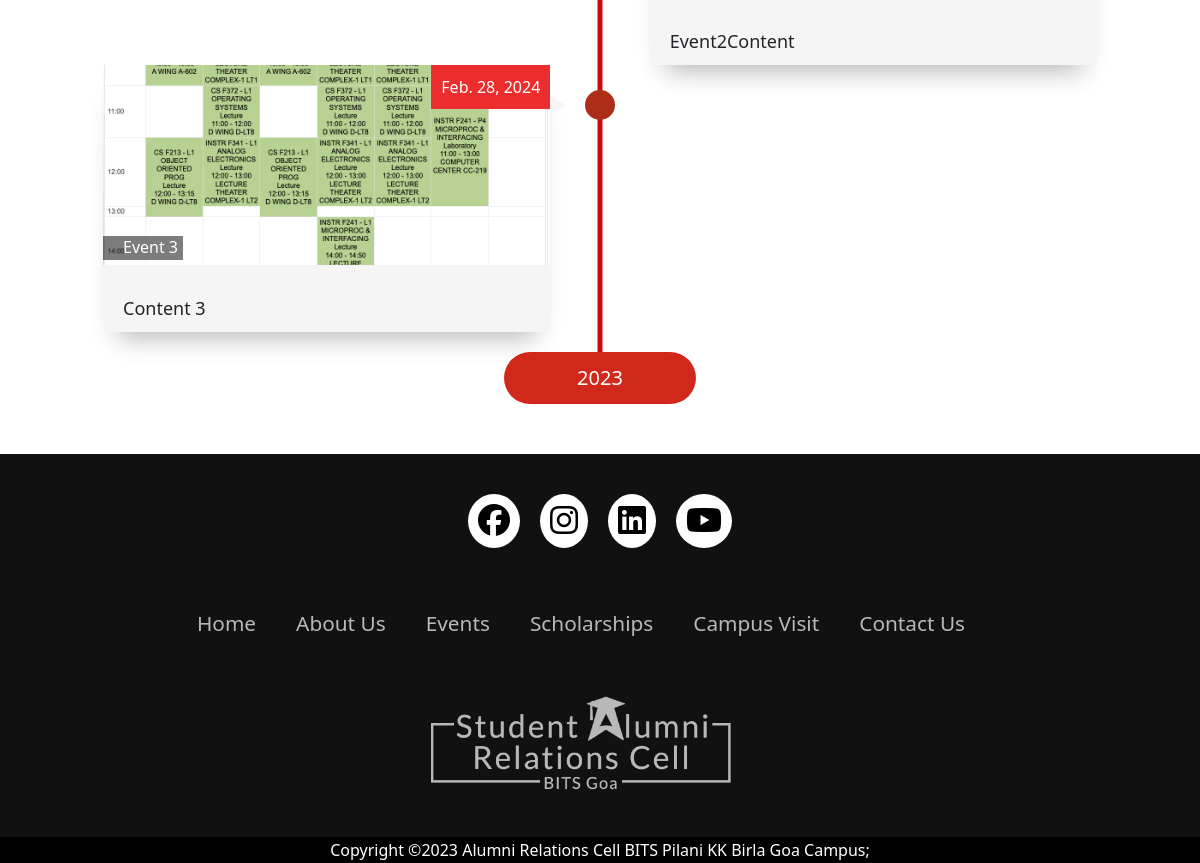
/events/ (lower part), run on an earlier commit of the app's database.
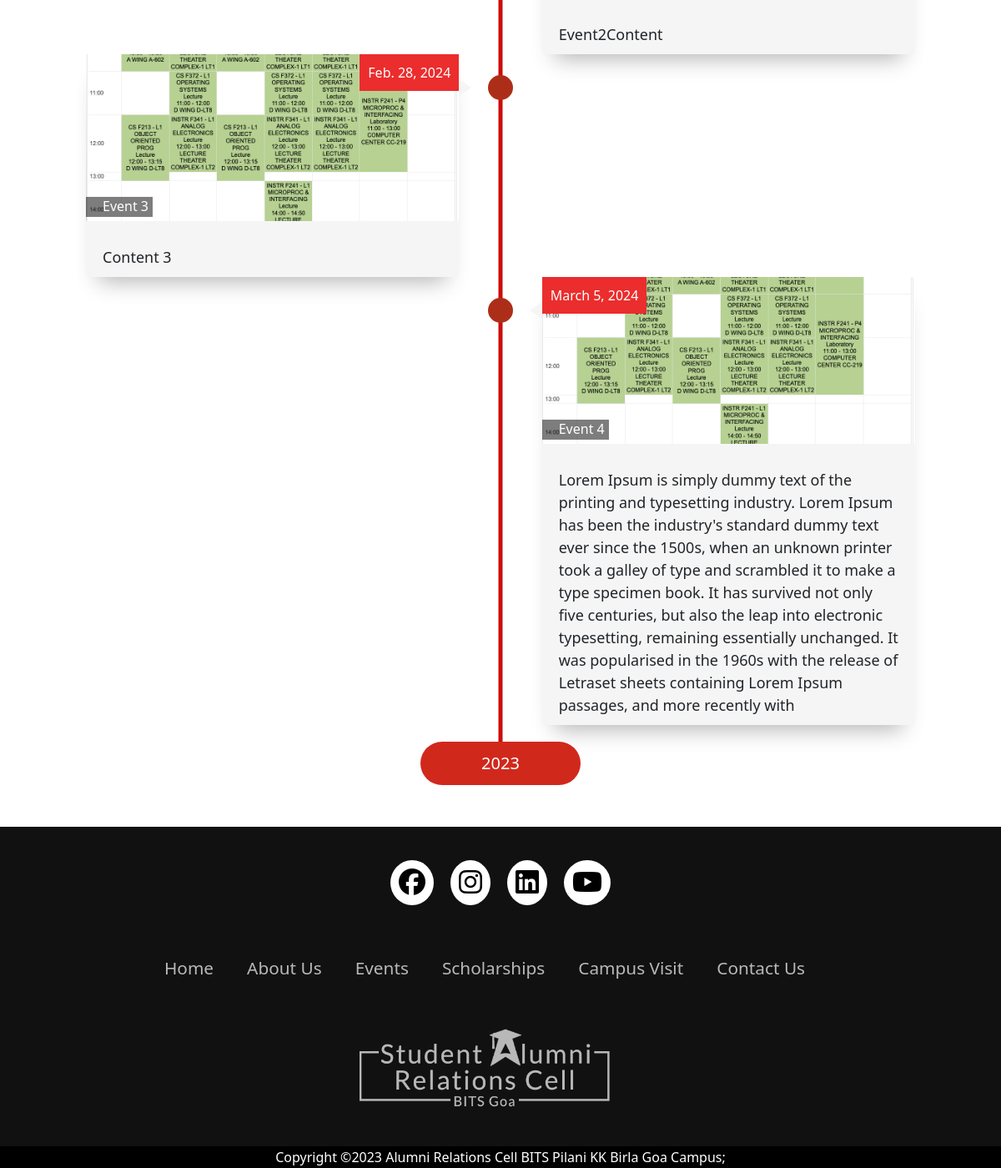
And on a later commit of the database.
### base/models.py (models this page shows, shortened)
class event(models.Model):
    title = models.CharField(max_length=254, null=False, blank=False)
    image = models.ImageField(upload_to="eventsImages/")
    content = models.CharField(max_length=1016, null=False, blank=False)
    date = models.DateField()
    updated = models.DateTimeField(auto_now=True)

### base/views.py (the view)
# urls.py: path('events/', eventView, name="events"),
def eventView(request):
    current_year = datetime.datetime.now().year
    eventObjects = event.objects.filter(date__year=current_year)
    context = {"events": eventObjects,
               "currentYear": current_year,
               "prevYear": current_year-1}
    return render(request, 'base/events.html', context)

### base/templates/base/events.html (shortened to what this page needs)
{%extends "base/base.html"%}
{%load static%}
{% block extrahead %}
  <link rel="stylesheet" href="{% static 'css/events.css' %}">
  <link rel="stylesheet" href="{% static 'css/aboutUs.css' %}">
    <link href="https://cdn.jsdelivr.net/npm/tailwindcss@2.2.16/dist/tailwind.min.css" rel="stylesheet">
{% endblock %}
{%block content%}
<section class="timeline">
  <div class="container" style="margin-top: 50px; margin-bottom: 50px; position: relative">
    {%for event in events%}
      <div class="timeline-item">
        <div class="timeline-img">
        </div>
        <div class="timeline-content timeline-card js--fadeInRight">
          <div class="timeline-img-header">
            <div class="imageContainer">
              <img class="imageData" src="{{event.image.url}}" alt="img">
            </div>
            <h2 class="title-background">{{event.title}}</h2>
          </div>
          <div class="date">{{event.date}}</div>
          <p>
            {{event.content}}
          </p>
        </div>
      </div>
    {%endfor%}
    <div class="container text-center"
      style="
        margin-top: 20px;
        margin-bottom: 20px;
        position: relative;
        z-index: 1;
        justify-content: center;
      "
    >
      <button
        class="btn btn-lg"
        style="
          background-color: #d1281c;
          border-radius: 50px;
          width: 20%;
          justify-content: center;
          align-items: center;
        "
      >
        <h3 style="color: #ffffff; margin-bottom: 5px; margin-top: 5px">
          {{prevYear}}
        </h3>
      </button>
    </div>
  </div>
</section>
{%endblock%}

What changed in the data, as far as the page shows it:
added event: image (picture), title "Event 4", date "March 5, 2024", content "Lorem Ipsum is simply dummy text of the printing and typesetting industry. Lorem Ipsum has been the industry's standard dummy text ever since the 1500s, when an unknown printer took a galley of type and scrambled it to make a type specimen book. It has survived not only five centuries, but also the leap into electronic typesetting, remaining essentially unchanged. It was popularised in the 1960s with the release of Letraset sheets containing Lorem Ipsum passages, and more recently with"
